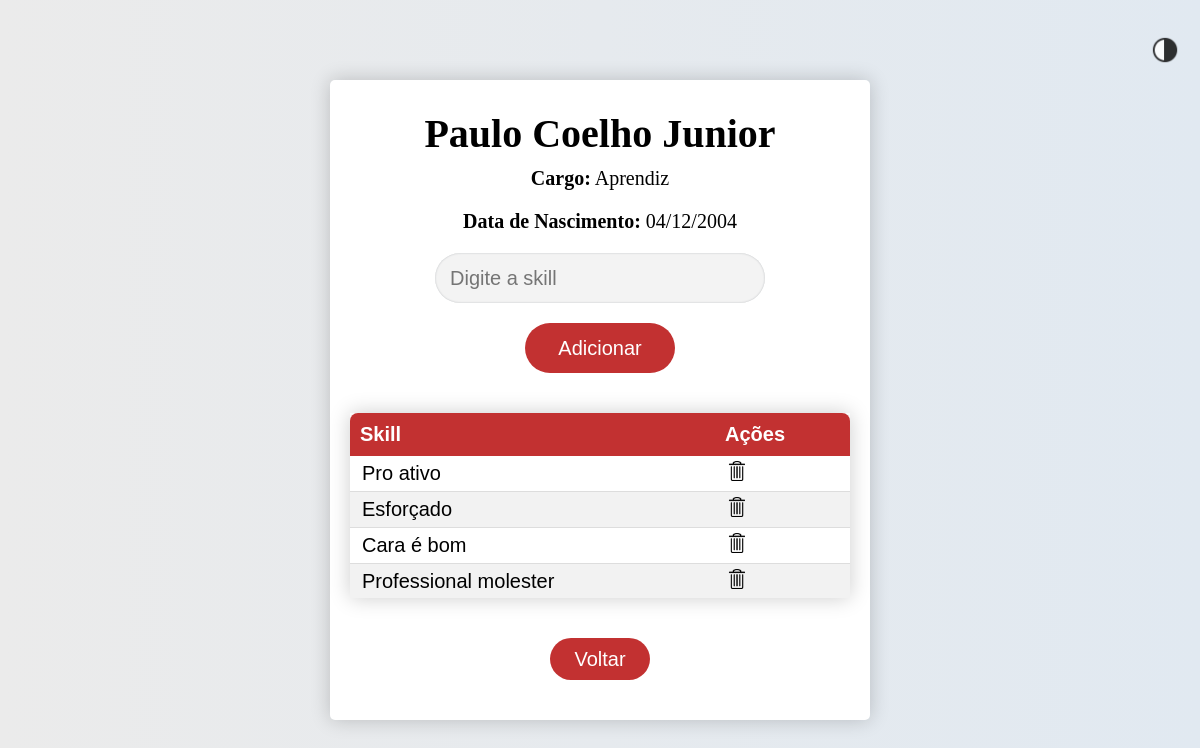
The page /funcionario/1/ (signed in) on the database as committed earlier.
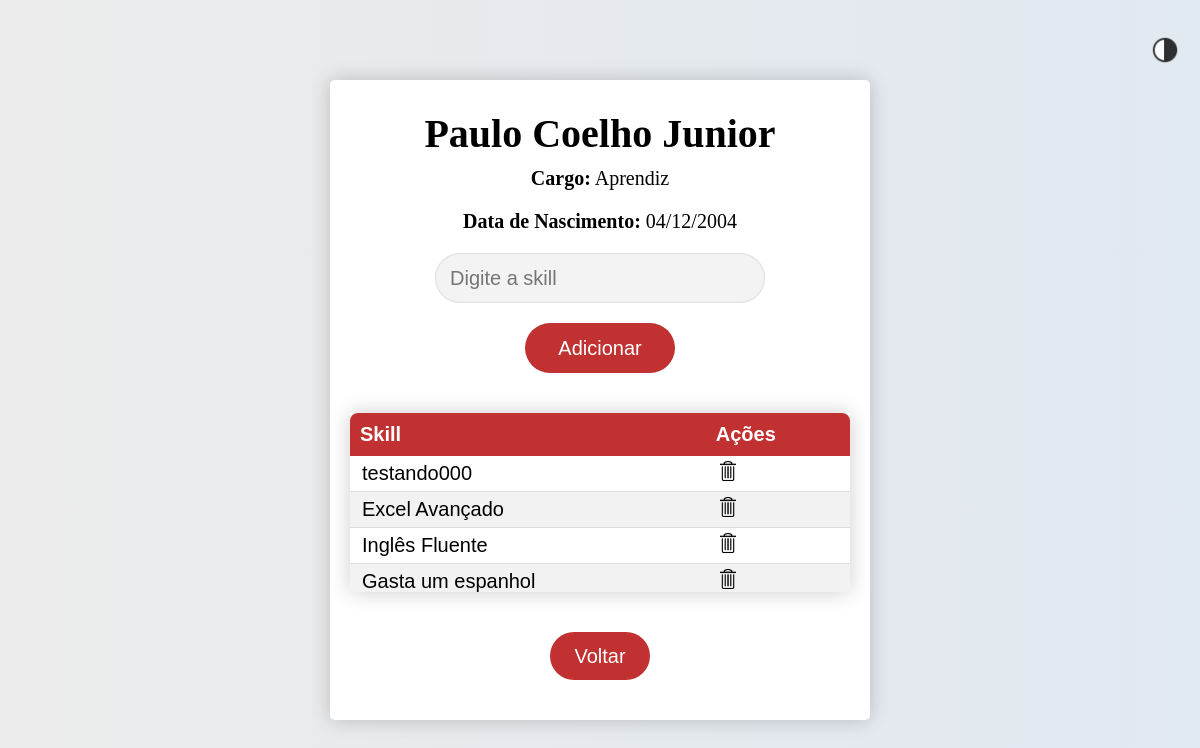
The same page on the database as committed later.
### app/models.py (models this page shows, shortened)
class Skill(models.Model):
    nome = models.CharField(max_length=100)

### app/views.py (the view)
# urls.py: path('funcionario/<int:funcionario_id>/', views.funcionario_detalhes, name='funcionario_detail'),  # Corrigido para nome correto da URL
@login_required(login_url='login')
def funcionario_detalhes(request, funcionario_id):
    funcionario = get_object_or_404(Funcionario, id=funcionario_id)
    return render(request, 'skills.html', {'funcionario': funcionario})

### app/templates/skills.html (shortened to what this page needs)
{% extends 'layout.html' %}
{% load static %}
{% block extrahead %}
    <link rel="stylesheet" href="{% static 'app/css/skills.css' %}">
{% endblock %}
{% block content %}
    <div class="skillsContainer">
        <h1>{{ funcionario.nome }}</h1>
        <p><strong>Cargo:</strong> {{ funcionario.cargo }}</p>
        <p><strong>Data de Nascimento:</strong> {{ funcionario.data_nascimento|date:"d/m/Y" }}</p>
        <form method="post" action="{% url 'add_skill' funcionario.id %}">
            <input id="skillInput" name="skill" type="text" placeholder="Digite a skill">
            <button type="submit">Adicionar</button>
        </form>
        <div class="skillsList">
            <table id="skillsTable">
                <thead>
                    <tr>
                        <th>Skill</th>
                        <th>Ações</th>
                    </tr>
                </thead>
                <tbody>
                    {% for skill in funcionario.skills.all %}
                        <tr>
                            <td>{{ skill.nome }}</td>
                            <td>
                                <a href="{% url 'remove_skill' funcionario.id skill.id %}" class="remove-skill">
                                    <img src="{% static 'app/img/icons/delete.png' %}" alt="">
                                </a>
                            </td>
                        </tr>
                    {% empty %}
                        <tr>
                            <td colspan="2">Não há skills cadastradas.</td>
                        </tr>
                    {% endfor %}
                </tbody>
            </table>
        </div>
        <button class="goBackBtn" onclick="location.href='{% url 'main' %}'">Voltar</button>
    </div>
{% endblock %}

Rows that differ between the two databases and show on the page:
no longer on this page (row unchanged): Skill: nome "Pro ativo"
no longer on this page (row unchanged): Skill: nome "Esforçado"
no longer on this page (row unchanged): Skill: nome "Cara é bom"
no longer on this page (row unchanged): Skill: nome "Professional molester"
now on this page (row unchanged): Skill: nome "testando000"
added Skill: nome "Excel Avançado"
added Skill: nome "Inglês Fluente"
added Skill: nome "Gasta um espanhol"
